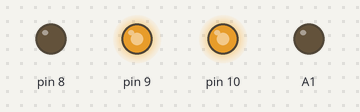
Simulated run of this sketch. Board: Arduino Uno, built with avr-gcc and run on an emulated ATmega328P. On the bench: output pins drawn as LEDs (lit = HIGH).

Above: at 0.05 s.
At 3.25 s:
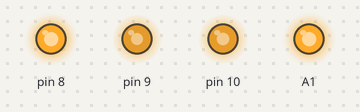
At 6.5 s:
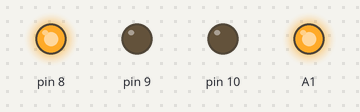
At 9.7 s:
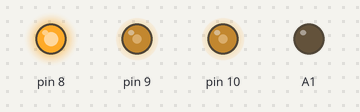
At 12.95 s:
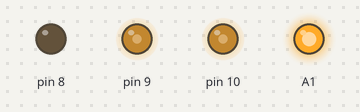
Timing chart, 0 to 16.9 s (numbered marks = the images above):
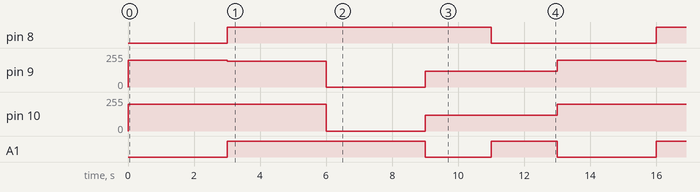

Measured:
- by itself, pin 8: alternates HIGH for 8.0 s and LOW for 5.0 s
- by itself, pin 9: repeats every 13.0 s: 194/255 3.0 s, 0/255 3.0 s, 120/255 4.0 s, 200/255 3.0 s
- by itself, pin 10: repeats every 13.0 s: 0/255 3.0 s, 120/255 4.0 s, 200/255 6.0 s
- by itself, A1: repeats every 13.0 s: LOW 2.0 s, HIGH 2.0 s, LOW 3.0 s, HIGH 6.0 s

The sketch:

KD0003_6.ino
```cpp
/*
kidsbits coding robot kit
Project 6
Motor
http//www.kidsbits.cc
*/
void setup(){
  pinMode(8, OUTPUT);
  pinMode(A1, OUTPUT);
}

void loop(){
//advance
  digitalWrite(8,LOW);
  digitalWrite(A1,LOW);
  analogWrite(9,200);
  analogWrite(10,200);
  delay(3000);
  //move back
  digitalWrite(8,HIGH);
  digitalWrite(A1,HIGH);
  analogWrite(9,194);
  analogWrite(10,200);
  delay(3000);
//  stop
  digitalWrite(8,HIGH);
  digitalWrite(A1,HIGH);
  analogWrite(9,0);
  analogWrite(10,0);
  delay(3000);
//turn left
  digitalWrite(8,HIGH);
  digitalWrite(A1,LOW);
  analogWrite(9,120);
  analogWrite(10,120);
  delay(2000);
  //turn right
  digitalWrite(8,LOW);
  digitalWrite(A1,HIGH);
  analogWrite(9,120);
  analogWrite(10,120);
  delay(2000);
}
```
